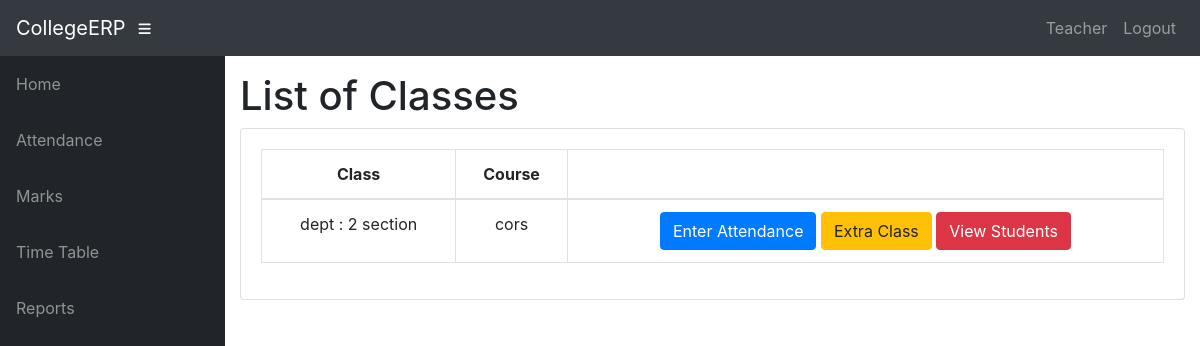
The app's page /info/teacher/tchr/1/Classes/ (signed in), older data.
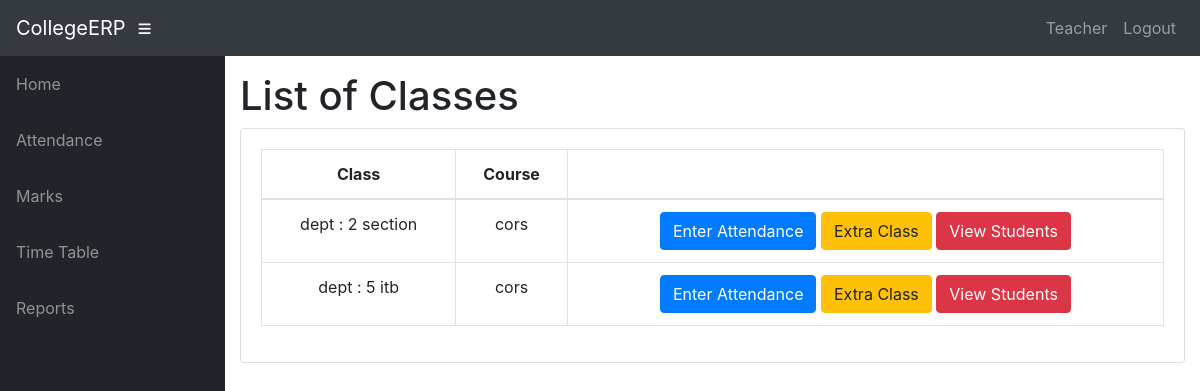
The same page, newer data.
### info/models.py (models this page shows, shortened)
class Assign(models.Model):
    class_id = models.ForeignKey(Class, on_delete=models.CASCADE)
    course = models.ForeignKey(Course, on_delete=models.CASCADE)
    teacher = models.ForeignKey(Teacher, on_delete=models.CASCADE)
    class Meta:
        unique_together = (('course', 'class_id', 'teacher'),)

class Class(models.Model):
    id = models.CharField(primary_key='True', max_length=100)
    dept = models.ForeignKey(Dept, on_delete=models.CASCADE)
    section = models.CharField(max_length=100)
    sem = models.IntegerField()
    class Meta:
        verbose_name_plural = 'classes'
    def __str__(self):
        d = Dept.objects.get(name=self.dept)
        return '%s : %d %s' % (d.name, self.sem, self.section)

class Dept(models.Model):
    id = models.CharField(primary_key='True', max_length=100)
    name = models.CharField(max_length=200)
    def __str__(self):
        return self.name

class Course(models.Model):
    dept = models.ForeignKey(Dept, on_delete=models.CASCADE)
    id = models.CharField(primary_key='True', max_length=50)
    name = models.CharField(max_length=50)
    status = models.CharField(max_length=50, choices= lab_choice,  default='Theory')
    room = models.CharField(max_length=10, default='Room', blank=True)
    def __str__(self):
        return self.name

### info/views.py (the view)
# urls.py: path('teacher/<slug:teacher_id>/<int:choice>/Classes/', views.t_clas, name='t_clas'),
@login_required
def t_clas(request, teacher_id, choice):
    teacher1 = get_object_or_404(Teacher, id=teacher_id)
    return render(request, 'info/t_clas.html', {'teacher1': teacher1, 'choice': choice})

### info/models.py (called while the page is built)
    @property
    def is_student(self):
        if hasattr(self, 'student'):
            return True
        return False

    @property
    def is_teacher(self):
        if hasattr(self, 'teacher'):
            return True
        return False

### info/templates/info/t_clas.html
{% extends 'info/base.html' %}
{% block content %}
    <h1>List of Classes</h1>
    <div class="card mb-3">
            <div class="card-body">
              <div class="table-responsive">
                <table class="table table-bordered text-center" id="dataTable" width="100%" cellspacing="0">
                  <thead>
                    <tr>
                        <th>Class</th>
                        <th>Course</th>
                        <th></th>
                    </tr>
                  </thead>
                  <tbody>
                    {% for ass in teacher1.assign_set.all %}
                    <tr>
                        <td>{{ ass.class_id }}</td>
                        <td>{{ ass.course }}</td>
                        <td>
                            {% if choice == 1 %}
                                <a class="btn btn-primary" href="{% url 't_class_date' ass.id %}" role="button">Enter Attendance</a>
                                <a class="btn btn-warning" href="{% url 't_extra_class' ass.id %}">Extra Class</a>
                                <a class="btn btn-danger" href="{% url 't_student' ass.id %}">View Students</a>
                            {% elif choice == 2 %}
                                <a class="btn btn-primary" href="{% url 't_marks_list' ass.id %}" role="button">Enter Marks</a>
                                <a class="btn btn-danger" href="{% url 't_student_marks' ass.id %}">View Students</a>
                            {% elif choice == 3 %}
                                <a class="btn btn-danger" href="{% url 't_report' ass.id %}">Generate reports</a>
                            {% endif %}
                        </td>
                    </tr>
                    {% empty %}
                            <p>teacher has no courses</p>
                    {% endfor %}
                  </tbody>
                </table>
              </div>
    </div>
{% endblock %}

Row changes from the older to the newer data that the page shows:
added Assign: class_id "dept : 5 itb", course "cors"
